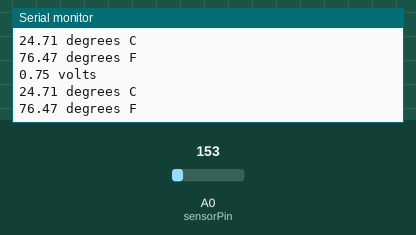
The sketch below on a simulated Arduino Uno, built with avr-gcc and run on an emulated ATmega328P. Parts: the last lines printed to the serial monitor. Inputs (shaded band) come from the test bench; at power-on: A0 (sensorPin) = 153.

Above: at 1.8 s.
1.9 s: A0 (sensorPin) set to 165
At 2.8 s:
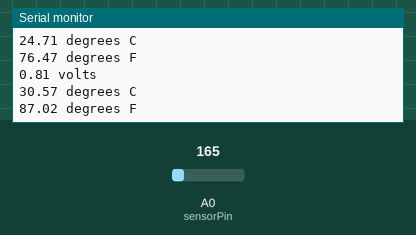
3.4 s: A0 (sensorPin) set to 175
At 4.7 s:
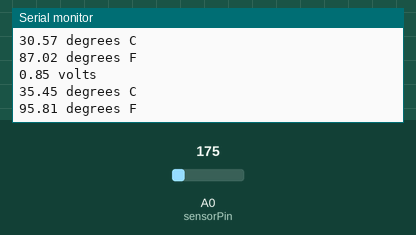
Timing chart, 0 to 6.4 s (numbered marks = the images above; inputs shaded):
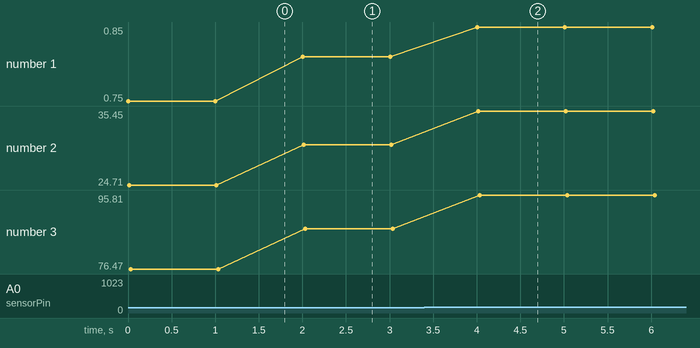

The sketch:

temperature_tmp36.ino
```cpp
//TMP36 Temperature Sensor
int sensorPin = 0;
int myDelay = 1000;

void setup() {
  Serial.begin(9600);
}

void loop() {
  // get the voltage reading from the temperature sensor
  int sensorVal = analogRead(sensorPin);

  // convert that reading to voltage
  float vout = sensorVal * 5.0 / 1024.0;

  // print out the voltage
  Serial.print(vout);
  Serial.println(" volts");

  // print out the temperature
  // converting from 10 mv per degree with 500 mV offset
  float temperatureC = (vout - 0.5) * 100 ;
  Serial.print(temperatureC); Serial.println(" degrees C");

  // convert to Fahrenheit
  float temperatureF = (temperatureC * 9.0 / 5.0) + 32.0;
  Serial.print(temperatureF); Serial.println(" degrees F");

  delay(myDelay);
}
```

Measured:
- after the input at 1.9 s, the serial monitor: prints a new line after 0.10 s (image 1)
- after the input at 3.4 s, the serial monitor: prints a new line after 0.61 s (image 2)
- plotted number 1: 0.75 → 0.81 after the input at 1.9 s, 0.81 → 0.85 after the input at 3.4 s
- plotted number 2: 24.71 → 30.57 after the input at 1.9 s, 30.57 → 35.45 after the input at 3.4 s
- plotted number 3: 76.47 → 87.02 after the input at 1.9 s, 87.02 → 95.81 after the input at 3.4 s
